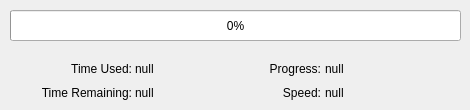
      <widget class="QWidget" name="page_2">
       <widget class="QProgressBar" name="progressBar_encode">
        <property name="geometry">
         <rect>
          <x>10</x>
          <y>10</y>
          <width>451</width>
          <height>31</height>
         </rect>
        </property>
        <property name="value">
         <number>0</number>
        </property>
       </widget>
       <widget class="QWidget" name="verticalLayoutWidget_29">
        <property name="geometry">
         <rect>
          <x>10</x>
          <y>60</y>
          <width>122</width>
          <height>41</height>
         </rect>
        </property>
        <layout class="QVBoxLayout" name="verticalLayout_31">
         <item>
          <widget class="QLabel" name="label_encode_progress_text1">
           <property name="text">
            <string>Time Used:</string>
           </property>
           <property name="alignment">
            <set>Qt::AlignRight|Qt::AlignTrailing|Qt::AlignVCenter</set>
           </property>
          </widget>
         </item>
         <item>
          <widget class="QLabel" name="label_encode_progress_text2">
           <property name="text">
            <string>Time Remaining:</string>
           </property>
           <property name="alignment">
            <set>Qt::AlignRight|Qt::AlignTrailing|Qt::AlignVCenter</set>
           </property>
          </widget>
         </item>
        </layout>
       </widget>
       <widget class="QWidget" name="verticalLayoutWidget_30">
        <property name="geometry">
         <rect>
          <x>130</x>
          <y>60</y>
          <width>101</width>
          <height>41</height>
         </rect>
        </property>
        <layout class="QVBoxLayout" name="verticalLayout_32">
         <property name="leftMargin">
          <number>5</number>
         </property>
         <item>
          <widget class="QLabel" name="label_encode_progress_time_elapsed">
           <property name="text">
            <string>null</string>
           </property>
          </widget>
         </item>
         <item>
          <widget class="QLabel" name="label_encode_progress_time_remaining">
           <property name="text">
            <string>null</string>
           </property>
          </widget>
         </item>
        </layout>
       </widget>
       <widget class="QWidget" name="verticalLayoutWidget_31">
        <property name="geometry">
         <rect>
          <x>240</x>
          <y>60</y>
          <width>81</width>
          <height>41</height>
         </rect>
        </property>
        <layout class="QVBoxLayout" name="verticalLayout_33">
         <item>
          <widget class="QLabel" name="label_encode_progress_text3">
           <property name="text">
            <string>Progress:</string>
           </property>
           <property name="alignment">
            <set>Qt::AlignRight|Qt::AlignTrailing|Qt::AlignVCenter</set>
           </property>
          </widget>
         </item>
         <item>
          <widget class="QLabel" name="label_encode_progress_text4">
           <property name="text">
            <string>Speed:</string>
           </property>
           <property name="alignment">
            <set>Qt::AlignRight|Qt::AlignTrailing|Qt::AlignVCenter</set>
           </property>
          </widget>
         </item>
        </layout>
       </widget>
       <widget class="QWidget" name="verticalLayoutWidget_32">
        <property name="geometry">
         <rect>
          <x>320</x>
          <y>60</y>
          <width>131</width>
          <height>41</height>
         </rect>
        </property>
        <layout class="QVBoxLayout" name="verticalLayout_34">
         <property name="leftMargin">
          <number>5</number>
         </property>
         <item>
          <widget class="QLabel" name="label_encode_progress_value">
           <property name="text">
            <string>null</string>
           </property>
          </widget>
         </item>
         <item>
          <widget class="QLabel" name="label_encode_progress_speed">
           <property name="text">
            <string>null</string>
           </property>
          </widget>
         </item>
        </layout>
       </widget>
      </widget>
